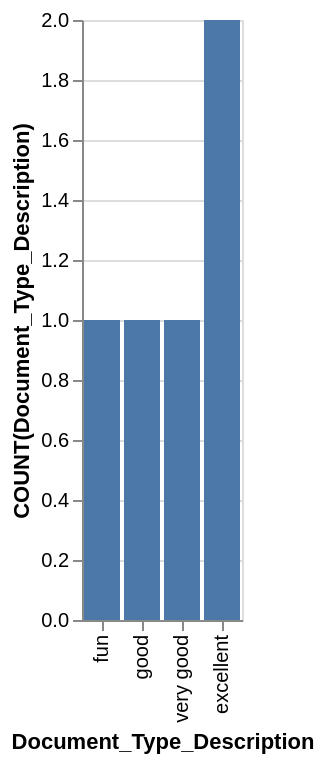

The Vega-Lite source for this figure:
### Vega-Lite specification from a JSON file in a GitHub repository (floating-point values rounded to 4 significant figures)
{"data": {"values": [{"x_data": "excellent", "y_data": 2}, {"x_data": "fun", "y_data": 1}, {"x_data": "good", "y_data": 1}, {"x_data": "very good", "y_data": 1}]}, "mark": "bar", "encoding": {"x": {"field": "x_data", "type": "nominal", "title": "Document_Type_Description", "sort": {"op": "sum", "field": "y_data", "order": "ascending"}}, "y": {"field": "y_data", "type": "quantitative", "title": "COUNT(Document_Type_Description)"}}}
